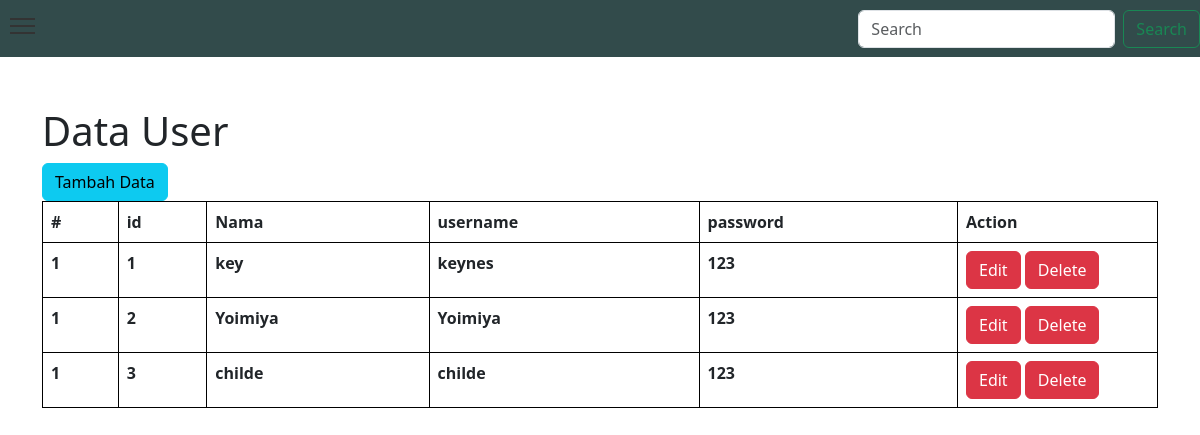
Page /list_user.php on the committed database.
### tables this page shows
CREATE TABLE `user` (
  `id` int(11) NOT NULL,
  `nama` varchar(50) NOT NULL,
  `usernama` varchar(50) NOT NULL,
  `password` varchar(50) NOT NULL
);

### list_user.php (the view, shortened to what this page needs)
<?php include 'header.php'; ?>
      <div class="container" style="margin-top: 50px;">
        <h1>Data User</h1>
        <a href="tambah_user.php" class="btn btn-info">Tambah Data</a>
        <table class="table table-bordered">
            <thead>
            <tr>
                <th scope="col">#</th>
                <th scope="col">id</th>
                <th scope="col">Nama</th>
                <th scope="col">username</th>
                <th scope="col">password</th>
                <th width="200">Action</th>
            </tr>
            </thead>
            <tbody>
              <?php
              $nomor = 1;
              $user = mysqli_query ($connect,"SELECT * FROM  user");
              while($row=mysqli_fetch_array($user)) {
              ?>
            <tr>
            <th><?php echo $nomor;?></th>
            <th><?php echo $row ['id'] ?></th>
            <th><?php echo $row ['nama']?></th>
            <th><?php echo $row ['usernama']?></th>
            <th><?php echo $row ['password'] ?></th>
            <td>
                  <a href="edit_user.php?id=<?php echo $row['id'];?>" class="btn btn-danger">Edit</a>
                  <a href="delete_user.php?id=<?php echo $row['id'];?>" class="btn btn-danger">Delete</a>
            </td>
            </tr>
            <?php
            };
            ?>
            </tbody>
        </div>
<?php include 'footer.php'; ?>

### header.php (style rules this page uses)
.table { border-color: black }

### rows in the picture
user: nomor "1", id "1", nama "key", usernama "keynes", password "123"
user: nomor "1", id "2", nama "Yoimiya", usernama "Yoimiya", password "123"
user: nomor "1", id "3", nama "childe", usernama "childe", password "123"
